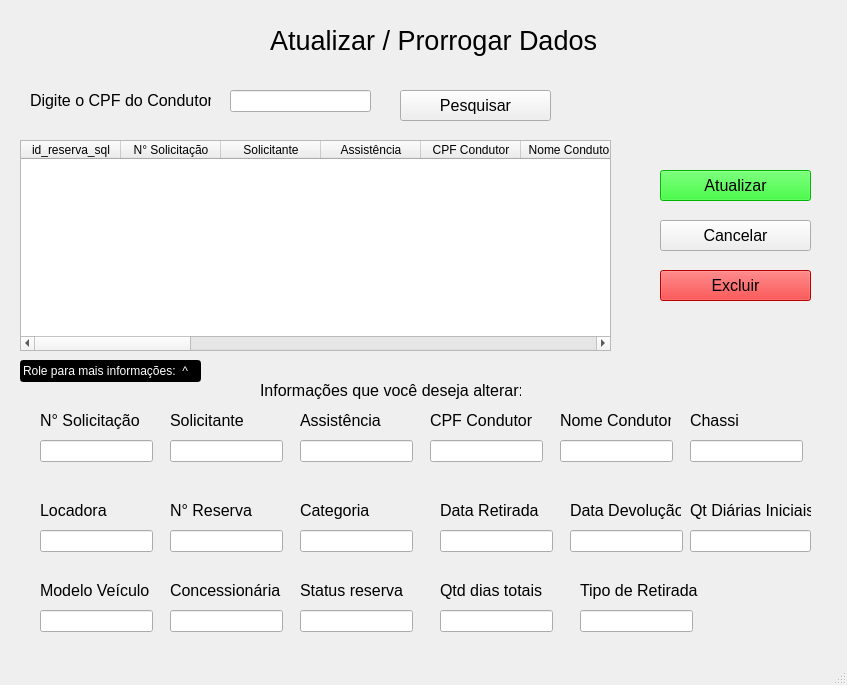
<?xml version="1.0" encoding="UTF-8"?>
<ui version="4.0">
 <class>MainWindow</class>
 <widget class="QMainWindow" name="MainWindow">
  <property name="geometry">
   <rect>
    <x>0</x>
    <y>0</y>
    <width>847</width>
    <height>685</height>
   </rect>
  </property>
  <property name="windowTitle">
   <string>MainWindow</string>
  </property>
  <widget class="QWidget" name="centralwidget">
   <widget class="QLabel" name="label">
    <property name="geometry">
     <rect>
      <x>270</x>
      <y>20</y>
      <width>331</width>
      <height>41</height>
     </rect>
    </property>
    <property name="font">
     <font>
      <pointsize>20</pointsize>
     </font>
    </property>
    <property name="text">
     <string>Atualizar / Prorrogar Dados</string>
    </property>
   </widget>
   <widget class="QTableWidget" name="tableWidget">
    <property name="geometry">
     <rect>
      <x>20</x>
      <y>140</y>
      <width>591</width>
      <height>211</height>
     </rect>
    </property>
    <column>
     <property name="text">
      <string>id_reserva_sql</string>
     </property>
    </column>
    <column>
     <property name="text">
      <string>N° Solicitação</string>
     </property>
    </column>
    <column>
     <property name="text">
      <string>Solicitante</string>
     </property>
    </column>
    <column>
     <property name="text">
      <string>Assistência</string>
     </property>
    </column>
    <column>
     <property name="text">
      <string>CPF Condutor</string>
     </property>
    </column>
    <column>
     <property name="text">
      <string>Nome Condutor</string>
     </property>
    </column>
    <column>
     <property name="text">
      <string>Chassi</string>
     </property>
    </column>
    <column>
     <property name="text">
      <string>Locadora</string>
     </property>
    </column>
    <column>
     <property name="text">
      <string>N° Reserva</string>
     </property>
    </column>
    <column>
     <property name="text">
      <string>Categoria</string>
     </property>
    </column>
    <column>
     <property name="text">
      <string>Data Retirada</string>
     </property>
    </column>
    <column>
     <property name="text">
      <string>Data Devolução</string>
     </property>
    </column>
    <column>
     <property name="text">
      <string>Qtd_dias_inicias</string>
     </property>
    </column>
    <column>
     <property name="text">
      <string>Modelo Veículo</string>
     </property>
    </column>
    <column>
     <property name="text">
      <string>Concessionária</string>
     </property>
    </column>
    <column>
     <property name="text">
      <string>Tipo Retirada</string>
     </property>
    </column>
    <column>
     <property name="text">
      <string>Qtd_dias_totais</string>
     </property>
    </column>
    <column>
     <property name="text">
      <string>status_reserva</string>
     </property>
    </column>
   </widget>
   <widget class="QLineEdit" name="lineEdit">
    <property name="geometry">
     <rect>
      <x>230</x>
      <y>90</y>
      <width>141</width>
      <height>22</height>
     </rect>
    </property>
   </widget>
   <widget class="QPushButton" name="pushButton">
    <property name="geometry">
     <rect>
      <x>400</x>
      <y>90</y>
      <width>151</width>
      <height>31</height>
     </rect>
    </property>
    <property name="font">
     <font>
      <pointsize>12</pointsize>
     </font>
    </property>
    <property name="text">
     <string>Pesquisar</string>
    </property>
   </widget>
   <widget class="QLabel" name="label_2">
    <property name="geometry">
     <rect>
      <x>30</x>
      <y>90</y>
      <width>181</width>
      <height>21</height>
     </rect>
    </property>
    <property name="font">
     <font>
      <pointsize>12</pointsize>
     </font>
    </property>
    <property name="text">
     <string>Digite o CPF do Condutor</string>
    </property>
   </widget>
   <widget class="QLineEdit" name="lineEdit_2">
    <property name="geometry">
     <rect>
      <x>20</x>
      <y>360</y>
      <width>181</width>
      <height>22</height>
     </rect>
    </property>
    <property name="styleSheet">
     <string notr="true">background-color: rgb(0, 0, 0);
color: rgb(255, 255, 255);</string>
    </property>
    <property name="text">
     <string>Role para mais informações:  ^</string>
    </property>
   </widget>
   <widget class="QPushButton" name="pushButton_2">
    <property name="geometry">
     <rect>
      <x>660</x>
      <y>170</y>
      <width>151</width>
      <height>31</height>
     </rect>
    </property>
    <property name="font">
     <font>
      <pointsize>12</pointsize>
     </font>
    </property>
    <property name="styleSheet">
     <string notr="true">background-color: rgb(0, 255, 0);</string>
    </property>
    <property name="text">
     <string>Atualizar</string>
    </property>
   </widget>
   <widget class="QPushButton" name="pushButton_3">
    <property name="geometry">
     <rect>
      <x>660</x>
      <y>220</y>
      <width>151</width>
      <height>31</height>
     </rect>
    </property>
    <property name="font">
     <font>
      <pointsize>12</pointsize>
     </font>
    </property>
    <property name="text">
     <string>Cancelar</string>
    </property>
   </widget>
   <widget class="QPushButton" name="pushButton_4">
    <property name="geometry">
     <rect>
      <x>660</x>
      <y>270</y>
      <width>151</width>
      <height>31</height>
     </rect>
    </property>
    <property name="font">
     <font>
      <pointsize>12</pointsize>
     </font>
    </property>
    <property name="styleSheet">
     <string notr="true">background-color: rgb(255, 0, 0);</string>
    </property>
    <property name="text">
     <string>Excluir</string>
    </property>
   </widget>
   <widget class="QLabel" name="label_4">
    <property name="geometry">
     <rect>
      <x>260</x>
      <y>380</y>
      <width>261</width>
      <height>21</height>
     </rect>
    </property>
    <property name="font">
     <font>
      <pointsize>12</pointsize>
     </font>
    </property>
    <property name="text">
     <string>Informações que você deseja alterar: </string>
    </property>
   </widget>
   <widget class="QLabel" name="label_5">
    <property name="geometry">
     <rect>
      <x>40</x>
      <y>410</y>
      <width>111</width>
      <height>21</height>
     </rect>
    </property>
    <property name="font">
     <font>
      <pointsize>12</pointsize>
     </font>
    </property>
    <property name="text">
     <string>N° Solicitação</string>
    </property>
   </widget>
   <widget class="QLineEdit" name="lineEdit_4">
    <property name="geometry">
     <rect>
      <x>40</x>
      <y>440</y>
      <width>113</width>
      <height>22</height>
     </rect>
    </property>
   </widget>
   <widget class="QLabel" name="label_6">
    <property name="geometry">
     <rect>
      <x>170</x>
      <y>410</y>
      <width>111</width>
      <height>21</height>
     </rect>
    </property>
    <property name="font">
     <font>
      <pointsize>12</pointsize>
     </font>
    </property>
    <property name="text">
     <string>Solicitante</string>
    </property>
   </widget>
   <widget class="QLineEdit" name="lineEdit_5">
    <property name="geometry">
     <rect>
      <x>170</x>
      <y>440</y>
      <width>113</width>
      <height>22</height>
     </rect>
    </property>
   </widget>
   <widget class="QLabel" name="label_7">
    <property name="geometry">
     <rect>
      <x>300</x>
      <y>410</y>
      <width>111</width>
      <height>21</height>
     </rect>
    </property>
    <property name="font">
     <font>
      <pointsize>12</pointsize>
     </font>
    </property>
    <property name="text">
     <string>Assistência</string>
    </property>
   </widget>
   <widget class="QLineEdit" name="lineEdit_6">
    <property name="geometry">
     <rect>
      <x>300</x>
      <y>440</y>
      <width>113</width>
      <height>22</height>
     </rect>
    </property>
   </widget>
   <widget class="QLabel" name="label_8">
    <property name="geometry">
     <rect>
      <x>430</x>
      <y>410</y>
      <width>111</width>
      <height>21</height>
     </rect>
    </property>
    <property name="font">
     <font>
      <pointsize>12</pointsize>
     </font>
    </property>
    <property name="text">
     <string>CPF Condutor</string>
    </property>
   </widget>
   <widget class="QLineEdit" name="lineEdit_7">
    <property name="geometry">
     <rect>
      <x>430</x>
      <y>440</y>
      <width>113</width>
      <height>22</height>
     </rect>
    </property>
   </widget>
   <widget class="QLabel" name="label_9">
    <property name="geometry">
     <rect>
      <x>560</x>
      <y>410</y>
      <width>111</width>
      <height>21</height>
     </rect>
    </property>
    <property name="font">
     <font>
      <pointsize>12</pointsize>
     </font>
    </property>
    <property name="text">
     <string>Nome Condutor</string>
    </property>
   </widget>
   <widget class="QLineEdit" name="lineEdit_8">
    <property name="geometry">
     <rect>
      <x>560</x>
      <y>440</y>
      <width>113</width>
      <height>22</height>
     </rect>
    </property>
   </widget>
   <widget class="QLabel" name="label_10">
    <property name="geometry">
     <rect>
      <x>690</x>
      <y>410</y>
      <width>111</width>
      <height>21</height>
     </rect>
    </property>
    <property name="font">
     <font>
      <pointsize>12</pointsize>
     </font>
    </property>
    <property name="text">
     <string>Chassi</string>
    </property>
   </widget>
   <widget class="QLineEdit" name="lineEdit_9">
    <property name="geometry">
     <rect>
      <x>690</x>
      <y>440</y>
      <width>113</width>
      <height>22</height>
     </rect>
    </property>
   </widget>
   <widget class="QLabel" name="label_11">
    <property name="geometry">
     <rect>
      <x>40</x>
      <y>500</y>
      <width>111</width>
      <height>21</height>
     </rect>
    </property>
    <property name="font">
     <font>
      <pointsize>12</pointsize>
     </font>
    </property>
    <property name="text">
     <string>Locadora</string>
    </property>
   </widget>
   <widget class="QLineEdit" name="lineEdit_10">
    <property name="geometry">
     <rect>
      <x>40</x>
      <y>530</y>
      <width>113</width>
      <height>22</height>
     </rect>
    </property>
   </widget>
   <widget class="QLabel" name="label_12">
    <property name="geometry">
     <rect>
      <x>170</x>
      <y>500</y>
      <width>111</width>
      <height>21</height>
     </rect>
    </property>
    <property name="font">
     <font>
      <pointsize>12</pointsize>
     </font>
    </property>
    <property name="text">
     <string>N° Reserva</string>
    </property>
   </widget>
   <widget class="QLineEdit" name="lineEdit_11">
    <property name="geometry">
     <rect>
      <x>170</x>
      <y>530</y>
      <width>113</width>
      <height>22</height>
     </rect>
    </property>
   </widget>
   <widget class="QLabel" name="label_13">
    <property name="geometry">
     <rect>
      <x>300</x>
      <y>500</y>
      <width>111</width>
      <height>21</height>
     </rect>
    </property>
    <property name="font">
     <font>
      <pointsize>12</pointsize>
     </font>
    </property>
    <property name="text">
     <string>Categoria</string>
    </property>
   </widget>
   <widget class="QLineEdit" name="lineEdit_12">
    <property name="geometry">
     <rect>
      <x>300</x>
      <y>530</y>
      <width>113</width>
      <height>22</height>
     </rect>
    </property>
   </widget>
   <widget class="QLabel" name="label_14">
    <property name="geometry">
     <rect>
      <x>440</x>
      <y>500</y>
      <width>111</width>
      <height>21</height>
     </rect>
    </property>
    <property name="font">
     <font>
      <pointsize>12</pointsize>
     </font>
    </property>
    <property name="text">
     <string>Data Retirada</string>
    </property>
   </widget>
   <widget class="QLineEdit" name="lineEdit_13">
    <property name="geometry">
     <rect>
      <x>440</x>
      <y>530</y>
      <width>113</width>
      <height>22</height>
     </rect>
    </property>
   </widget>
   <widget class="QLabel" name="label_15">
    <property name="geometry">
     <rect>
      <x>570</x>
      <y>500</y>
      <width>111</width>
      <height>21</height>
     </rect>
    </property>
    <property name="font">
     <font>
      <pointsize>12</pointsize>
     </font>
    </property>
    <property name="text">
     <string>Data Devolução</string>
    </property>
   </widget>
   <widget class="QLineEdit" name="lineEdit_14">
    <property name="geometry">
     <rect>
      <x>570</x>
      <y>530</y>
      <width>113</width>
      <height>22</height>
     </rect>
    </property>
   </widget>
   <widget class="QLabel" name="label_16">
    <property name="geometry">
     <rect>
      <x>690</x>
      <y>500</y>
      <width>121</width>
      <height>21</height>
     </rect>
    </property>
    <property name="font">
     <font>
      <pointsize>12</pointsize>
     </font>
    </property>
    <property name="text">
     <string>Qt Diárias Iniciais</string>
    </property>
   </widget>
   <widget class="QLineEdit" name="lineEdit_15">
    <property name="geometry">
     <rect>
      <x>690</x>
      <y>530</y>
      <width>121</width>
      <height>22</height>
     </rect>
    </property>
   </widget>
   <widget class="QLabel" name="label_17">
    <property name="geometry">
     <rect>
      <x>40</x>
      <y>580</y>
      <width>111</width>
      <height>21</height>
     </rect>
    </property>
    <property name="font">
     <font>
      <pointsize>12</pointsize>
     </font>
    </property>
    <property name="text">
     <string>Modelo Veículo</string>
    </property>
   </widget>
   <widget class="QLineEdit" name="lineEdit_16">
    <property name="geometry">
     <rect>
      <x>40</x>
      <y>610</y>
      <width>113</width>
      <height>22</height>
     </rect>
    </property>
   </widget>
   <widget class="QLabel" name="label_18">
    <property name="geometry">
     <rect>
      <x>170</x>
      <y>580</y>
      <width>111</width>
      <height>21</height>
     </rect>
    </property>
    <property name="font">
     <font>
      <pointsize>12</pointsize>
     </font>
    </property>
    <property name="text">
     <string>Concessionária</string>
    </property>
   </widget>
   <widget class="QLineEdit" name="lineEdit_17">
    <property name="geometry">
     <rect>
      <x>170</x>
      <y>610</y>
      <width>113</width>
      <height>22</height>
     </rect>
    </property>
   </widget>
   <widget class="QLabel" name="label_19">
    <property name="geometry">
     <rect>
      <x>440</x>
      <y>580</y>
      <width>111</width>
      <height>21</height>
     </rect>
    </property>
    <property name="font">
     <font>
      <pointsize>12</pointsize>
     </font>
    </property>
    <property name="text">
     <string>Qtd dias totais</string>
    </property>
   </widget>
   <widget class="QLineEdit" name="lineEdit_18">
    <property name="geometry">
     <rect>
      <x>300</x>
      <y>610</y>
      <width>113</width>
      <height>22</height>
     </rect>
    </property>
   </widget>
   <widget class="QLineEdit" name="lineEdit_19">
    <property name="geometry">
     <rect>
      <x>440</x>
      <y>610</y>
      <width>113</width>
      <height>22</height>
     </rect>
    </property>
   </widget>
   <widget class="QLabel" name="label_20">
    <property name="geometry">
     <rect>
      <x>300</x>
      <y>580</y>
      <width>111</width>
      <height>21</height>
     </rect>
    </property>
    <property name="font">
     <font>
      <pointsize>12</pointsize>
     </font>
    </property>
    <property name="text">
     <string>Status reserva</string>
    </property>
   </widget>
   <widget class="QLineEdit" name="lineEdit_20">
    <property name="geometry">
     <rect>
      <x>580</x>
      <y>610</y>
      <width>113</width>
      <height>22</height>
     </rect>
    </property>
    <property name="text">
     <string/>
    </property>
   </widget>
   <widget class="QLabel" name="label_21">
    <property name="geometry">
     <rect>
      <x>580</x>
      <y>580</y>
      <width>121</width>
      <height>21</height>
     </rect>
    </property>
    <property name="font">
     <font>
      <pointsize>12</pointsize>
     </font>
    </property>
    <property name="text">
     <string>Tipo de Retirada</string>
    </property>
   </widget>
  </widget>
  <widget class="QMenuBar" name="menubar">
   <property name="geometry">
    <rect>
     <x>0</x>
     <y>0</y>
     <width>847</width>
     <height>22</height>
    </rect>
   </property>
  </widget>
  <widget class="QStatusBar" name="statusbar"/>
 </widget>
 <resources/>
 <connections/>
</ui>
